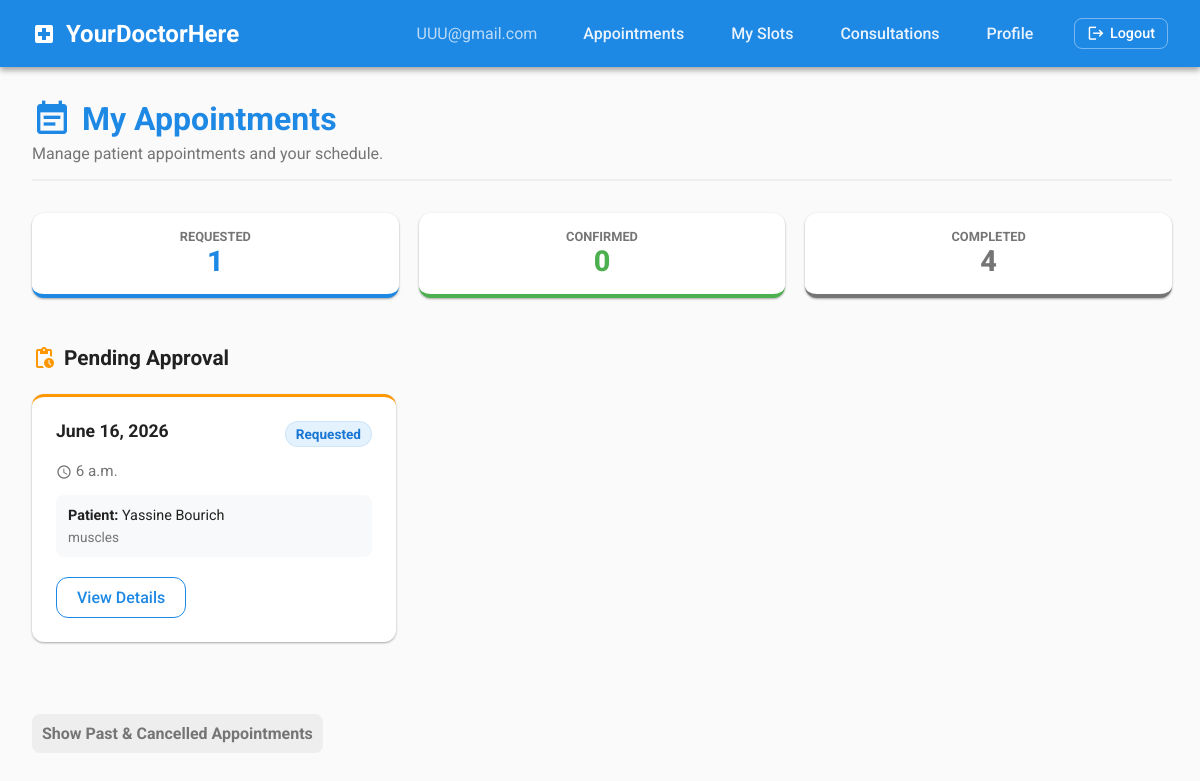
Screenshot of /medical/appointments/mine/ (signed in) with the database file from the repository.
### users/models.py (models this page shows, shortened)
class User(AbstractUser):
    username = None
    email = models.EmailField(unique=True)
    entity = models.CharField(choices=Entity.choices, default=Entity.PATIENT)
    is_active = models.BooleanField(default=True)
    is_email_verified = models.BooleanField(default=False)
    USERNAME_FIELD = 'email'
    REQUIRED_FIELDS = ['entity']
    objects = UserManager()

class BaseProfile(models.Model):
    uuid = models.UUIDField(default=uuid.uuid4, editable=False, unique=True)
    first_name = models.CharField(max_length=50)
    last_name = models.CharField(max_length=50)
    avatar = models.ImageField(upload_to='avatars/%Y/%m', null=True, blank=True)
    Nationality = CountryField(blank_label='(select country)', default='MA')
    tel = models.CharField(max_length=20)
    address = models.TextField()
    class Meta:
        abstract = True

class Patient(BaseProfile):
    user = models.OneToOneField(
        User,
        on_delete=models.CASCADE,
        related_name='patient',
    )
    birth_date = models.DateField(null=True, blank=True)
    gender = models.CharField(max_length=20, choices=Gender.choices, default=None)
    def __str__(self):
        return f"{self.first_name} {self.last_name}".strip()

class Doctor(BaseProfile):
    user = models.OneToOneField(
        User,
        on_delete=models.CASCADE,
        related_name='doctor',
    )
    specialty = models.CharField(max_length=200, null=True, blank=True)
    license_number = models.CharField(max_length=50, unique = True)
    consultation_fee = models.DecimalField(max_digits=10, decimal_places=2)
    city = models.CharField(max_length=100)
    bio = models.TextField()
    is_verified = models.BooleanField(default=False)
    def __str__(self):
        return f"Dr. {self.first_name} {self.last_name}".strip()

### medical/models.py (models this page shows, shortened)
class Appointment(models.Model):
    uuid = models.UUIDField(default=uuid.uuid4, editable=False, unique=True)
    STATUS_CHOICES = [
        ('requested', 'Requested'),
        ('confirmed', 'Confirmed'),
        ('completed', 'Completed'),
        ('cancelled', 'Cancelled'),
    ]
    patient = models.ForeignKey(
        'users.Patient',
        on_delete=models.CASCADE,
        related_name='appointments'
    )
    doctor = models.ForeignKey(
        'users.Doctor',
        on_delete=models.CASCADE,
        related_name='appointments'
    )
    date = models.DateField()
    time_slot = models.TimeField()
    status = models.CharField(
        max_length=20,
        choices=STATUS_CHOICES,
        default='requested'
    )
    reason = models.TextField(blank=True)
    created_at = models.DateTimeField(auto_now_add=True)
    class Meta:
        ordering = ['-date', '-time_slot']
        constraints = [
            models.UniqueConstraint(
                fields=['doctor', 'date', 'time_slot'],
                condition=~Q(status='cancelled'),
                name='unique_active_appointment_per_doctor_slot',
            ),
        ]

### medical/views.py (the view)
# urls.py: path('appointments/mine/', views.my_appointments, name='my_appointments'),
@login_required
def my_appointments(request):
    if request.user.entity == entities.PATIENT:
        patient = _current_patient(request.user)
        appointments = Appointment.objects.filter(patient=patient).select_related(
            'patient',
            'doctor',
        )
    elif request.user.entity == entities.DOCTOR:
        doctor = _current_doctor(request.user)
        appointments = Appointment.objects.filter(doctor=doctor).select_related(
            'doctor',
            'patient',
        )
    else:
        messages.error(request, "This account cannot access appointments.")
        return redirect('home')
    requested_appointments = appointments.filter(status='requested').order_by('date', 'time_slot')
    confirmed_appointments = appointments.filter(status='confirmed').order_by('date', 'time_slot')
    completed_appointments = appointments.filter(status='completed').order_by('-date', '-time_slot')
    cancelled_appointments = appointments.filter(status='cancelled').order_by('-date', '-time_slot')
    return render(request, 'medical/my_appointments.html', {
        'requested_appointments': requested_appointments,
        'confirmed_appointments': confirmed_appointments,
        'completed_appointments': completed_appointments,
        'cancelled_appointments': cancelled_appointments,
        'is_patient': request.user.entity == entities.PATIENT,
        'is_doctor': request.user.entity == entities.DOCTOR,
    })

### medical/views.py (called while the page is built)
def _current_doctor(user):
    return Doctor.objects.filter(user=user).first()

### medical/templates/medical/my_appointments.html (shortened to what this page needs)
{% extends 'base.html' %}
{% block content %}
<div style="animation: fadeIn 0.5s ease-out forwards;">
    <div style="display: flex; justify-content: space-between; align-items: flex-end; margin-bottom: 2rem; padding-bottom: 1rem; border-bottom: 2px solid #eee;">
        <div>
            <h1 style="color: var(--primary-blue); margin-bottom: 5px; display: flex; align-items: center; gap: 10px;">
                <span class="material-icons" style="font-size: 2.5rem;">event_note</span> My Appointments
            </h1>
            <p style="color: var(--text-secondary); margin: 0;">
                {% if is_patient %}Manage your upcoming visits and past consultations.{% else %}Manage patient appointments and your schedule.{% endif %}
            </p>
        </div>
    </div>
    <div style="display: grid; grid-template-columns: repeat(auto-fit, minmax(150px, 1fr)); gap: 20px; margin-bottom: 3rem;">
        <div class="card" style="margin-bottom: 0; padding: 1rem; text-align: center; border-bottom: 4px solid var(--primary-blue);">
            <div style="font-size: 0.8rem; color: var(--text-secondary); text-transform: uppercase; font-weight: bold;">Requested</div>
            <div style="font-size: 1.8rem; font-weight: 800; color: var(--primary-blue);">{{ requested_appointments|length }}</div>
        </div>
        <div class="card" style="margin-bottom: 0; padding: 1rem; text-align: center; border-bottom: 4px solid var(--success-color);">
            <div style="font-size: 0.8rem; color: var(--text-secondary); text-transform: uppercase; font-weight: bold;">Confirmed</div>
            <div style="font-size: 1.8rem; font-weight: 800; color: var(--success-color);">{{ confirmed_appointments|length }}</div>
        </div>
        <div class="card" style="margin-bottom: 0; padding: 1rem; text-align: center; border-bottom: 4px solid var(--text-secondary);">
            <div style="font-size: 0.8rem; color: var(--text-secondary); text-transform: uppercase; font-weight: bold;">Completed</div>
            <div style="font-size: 1.8rem; font-weight: 800; color: var(--text-secondary);">{{ completed_appointments|length }}</div>
        </div>
    </div>
    {% if requested_appointments %}
    <h2 style="font-size: 1.3rem; margin-bottom: 1.5rem; color: var(--text-primary); display: flex; align-items: center; gap: 8px;">
        <span class="material-icons" style="color: var(--warning-color);">pending_actions</span> Pending Approval
    </h2>
    <div class="grid-cards" style="margin-bottom: 3rem;">
        {% for appointment in requested_appointments %}
        <div class="card" style="position: relative; border-top: 3px solid var(--warning-color);">
            <div style="display: flex; justify-content: space-between; align-items: flex-start; margin-bottom: 15px;">
                <h3 style="font-size: 1.1rem; margin: 0;">{{ appointment.date }}</h3>
                <span class="badge status-requested">Requested</span>
            </div>
            <p style="color: var(--text-secondary); margin-bottom: 15px; font-size: 0.95rem;">
                <span class="material-icons" style="font-size: 1rem; vertical-align: middle;">schedule</span> {{ appointment.time_slot }}
            </p>
            <div style="background: #f8f9fa; padding: 12px; border-radius: 8px; margin-bottom: 20px; font-size: 0.9rem;">
                <div style="margin-bottom: 5px;"><strong>{% if is_patient %}Doctor{% else %}Patient{% endif %}:</strong> {% if is_patient %}{{ appointment.doctor }}{% else %}{{ appointment.patient }}{% endif %}</div>
                <div style="color: var(--text-secondary); font-size: 0.85rem;">{{ appointment.doctor.specialty }}</div>
            </div>
            <a href="{% url 'appointment_detail' appointment_uuid=appointment.uuid %}" class="btn btn-secondary">View Details</a>
        </div>
        {% endfor %}
    </div>
    {% endif %}
    {% if completed_appointments or cancelled_appointments %}
    <details style="margin-top: 40px;">
        <summary style="cursor: pointer; color: var(--text-secondary); font-weight: bold; padding: 10px; border-radius: 8px; background: #eee; display: inline-block;">
            Show Past & Cancelled Appointments
        </summary>
    </details>
    {% endif %}
</div>
{% endblock %}

### templates/base.html (shortened to what this page needs)
{% load static %}
<!DOCTYPE html>
<html lang="en">
<head>
    <link rel="stylesheet" href="{% static 'css/style.css' %}">
</head>
<body>
    <header class="navbar">
        <a href="{% url 'home' %}" class="navbar-brand">
            <span class="material-icons">local_hospital</span>
            YourDoctorHere
        </a>
        <nav class="navbar-nav">
            {% if user.is_authenticated %}
                <span style="color: rgba(255,255,255,0.7); margin-right: 15px;">
                    {{ user.email }}
                </span>
                {% if user.entity == 'Patient' %}
                    <a href="{% url 'medical_doctor_directory' %}">Find Doctors</a>
                    <a href="{% url 'my_appointments' %}">Appointments</a>
                    <a href="{% url 'my_history' %}">History</a>
                    <a href="{% url 'patient_profile' user.patient.uuid %}">Profile</a>
                {% elif user.entity == 'Doctor' %}
                    <a href="{% url 'my_appointments' %}">Appointments</a>
                    <a href="{% url 'my_slots' %}">My Slots</a>
                    <a href="{% url 'my_history' %}">Consultations</a>
                    <a href="{% url 'doctor_profile' user.doctor.uuid %}">Profile</a>
                {% endif %}
                <a href="{% url 'logout' %}" style="margin-left: 10px; font-size: 0.9rem; padding: 6px 12px; border: 1px solid rgba(255,255,255,0.4); color: white; display: flex; align-items: center; gap: 5px; background: none; border-radius: 8px; text-decoration: none; transition: all 0.3s;">
                    <span class="material-icons" style="font-size: 1.1rem;">logout</span> Logout
                </a>
            {% else %}
                <a href="{% url 'login' %}">Login</a>
                <a href="{% url 'registration' %}">Register</a>
            {% endif %}
        </nav>
    </header>
    <main class="container">
        {% block content %}{% endblock %}
    </main>
</body>
</html>

### static/css/style.css (style rules this page uses)
:root { --primary-blue: #1E88E5; --secondary-blue: #0288D1; --accent-purple: #8E24AA; --bg-color: #FAFAFA; --text-primary: #212121; --text-secondary: #757575; --surface-color: #FFFFFF; --border-radius: 12px; --shadow-elevation-1: 0 1px 3px rgba(0,0,0,0.12), 0 1px 2px rgba(0,0,0,0.24); --shadow-elevation-2: 0 3px 6px rgba(0,0,0,0.16), 0 3px 6px rgba(0,0,0,0.23); --shadow-elevation-3: 0 10px 20px rgba(0,0,0,0.19), 0 6px 6px rgba(0,0,0,0.23); --transition-speed: 0.3s; --success-color: #4CAF50; --error-color: #F44336; --info-color: #2196F3; --warning-color: #FF9800; }
body { font-family: 'Roboto', 'Inter', sans-serif; background-color: var(--bg-color); color: var(--text-primary); margin: 0; padding: 0; min-height: 100vh; display: flex; flex-direction: column; }
.navbar { background-color: var(--primary-blue); color: white; box-shadow: var(--shadow-elevation-2); padding: 1rem 2rem; display: flex; justify-content: space-between; align-items: center; }
.navbar-brand { color: white; text-decoration: none; font-size: 1.5rem; font-weight: bold; display: flex; align-items: center; gap: 10px; }
.navbar-nav { display: flex; gap: 15px; align-items: center; }
.navbar-nav a { color: rgba(255, 255, 255, 0.9); text-decoration: none; font-weight: 500; padding: 8px 16px; border-radius: var(--border-radius); transition: background-color var(--transition-speed); }
.container { max-width: 1400px; width: 95%; margin: 0 auto; padding: 2rem; flex-grow: 1; animation: fadeIn 0.4s ease-out forwards; }
h1, h2, h3, h4, h5, h6 { color: var(--text-primary); margin-top: 0; }
a { color: var(--secondary-blue); text-decoration: none; transition: color var(--transition-speed); }
.card { background-color: var(--surface-color); border-radius: var(--border-radius); box-shadow: var(--shadow-elevation-1); padding: 1.5rem; margin-bottom: 1.5rem; transition: box-shadow var(--transition-speed), transform var(--transition-speed); }
.btn { display: inline-flex; align-items: center; justify-content: center; padding: 10px 20px; border: none; border-radius: var(--border-radius); font-weight: 500; cursor: pointer; text-decoration: none; transition: background-color var(--transition-speed), transform 0.1s, box-shadow var(--transition-speed); box-shadow: var(--shadow-elevation-1); gap: 8px; }
.btn-secondary { background-color: var(--surface-color); color: var(--primary-blue); border: 1px solid var(--primary-blue); box-shadow: none; }
.grid-cards { display: grid; grid-template-columns: repeat(auto-fill, minmax(300px, 1fr)); gap: 1.5rem; }
.badge { display: inline-block; padding: 4px 10px; border-radius: 20px; font-size: 0.85rem; font-weight: bold; }
.status-requested { background-color: #E3F2FD; color: #1976D2; border: 1px solid rgba(25, 118, 210, 0.1); }

### rows the page displays
User: email "UUU@gmail.com"
Appointment: date "June 16, 2026", time_slot "6 a.m.", patient "Yassine Bourich", doctor.specialty "muscles"

### other values shown
{{ requested_appointments|length }} "1"
{{ confirmed_appointments|length }} "0"
{{ completed_appointments|length }} "4"
